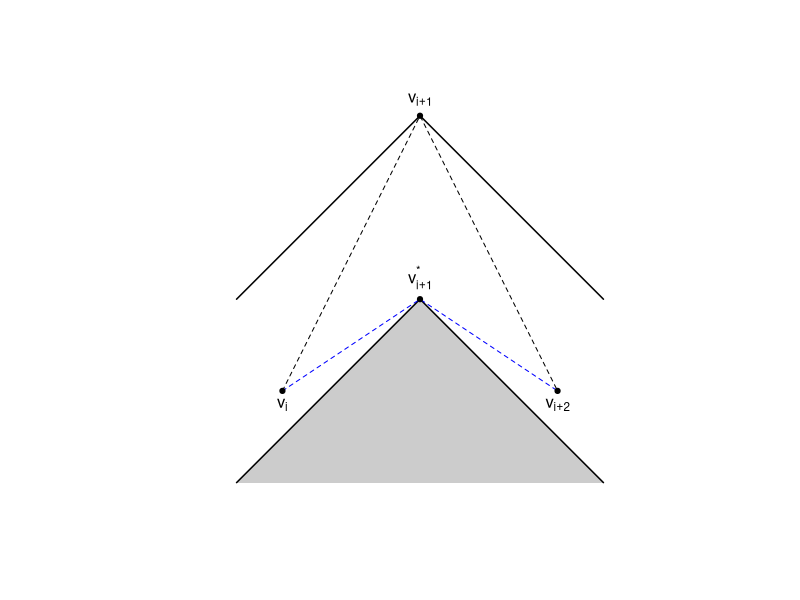

Write R code to recreate this figure.
# alter step simplest case


chevron.top<-list(x=c(-1,0,1),
                  y=c(0,1,0))
chevron.bot<-list(x=c(-1,0,1),
                  y=c(-1,0,-1))


plot(c(-1,1),c(1.1,-1),type="n",asp=1,xlab="",ylab="",axes=F)
#box()

# draw the chevrons and the grey bit
polygon(chevron.bot,col=grey(0.8),border=NA)
lines(chevron.top,lwd=1.5)
lines(chevron.bot,lwd=1.5)

v1<-list(x=-0.75,y=-0.5)
v2<-list(x=0,y=1)
v3<-list(x=0.75,y=-0.5)

v1s<-list(x=0,y=0)

# the bad path line
bad.path<-list(x=c(v1$x,v2$x,v3$x),
               y=c(v1$y,v2$y,v3$y))
lines(bad.path,lty=2)


# good path
good.path<-list(x=c(v1$x,0,v3$x),
                y=c(v1$y,0,v3$y))
lines(good.path,lty=2,col="blue")



# the points v1, v2 and v3
points(v1,pch=19,cex=0.7)
points(v2,pch=19,cex=0.7)
points(v3,pch=19,cex=0.7)
text(v1,label=expression(v[i]),pos=1)
text(v2,label=expression(v[i+1]),pos=3)
text(v3,label=expression(v[i+2]),pos=1)


points(v1s,pch=19,cex=0.7)
text(v1s,label=expression(v[i+1]^"*"),pos=3)
